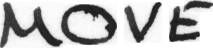
%> input picture AlphabetSegmentationTrials/a01-000u-00-01.png, 213 x 48 px
$ octave --eval "segment('a01-000u-00-01.png');"   (GNU Octave 9; MATLAB toolbox functions it lacks are replaced by stand-ins)
%> lines starting %> are read from the running program, lines starting %| are printed output that depends on the picture; in (x1, y1, x2, y2) boxes, pixels count from 0 and x2, y2 are one past the last pixel; in counts of white or black regions, pixels touching at a corner belong together; the program's own positions count from 1
function segment(img)
%> called with img = 'a01-000u-00-01.png'
    % referred to http://www.mathworks.com/matlabcentral/answers/
    i = imread(img);
%> i is the input picture: size 48x213 uint8; min 27, max 255, mean 187.6
    level = graythresh(i);
%> level = 0.588
    i = im2bw(i,level);
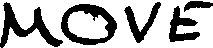
%> i: size 48x213 logical; 70.3% white; 5 black regions, box (x1, y1, x2, y2) and area: (61, 4, 117, 45) 929, (0, 2, 63, 48) 915, (169, 6, 200, 42) 520, (124, 2, 161, 43) 490, (184, 1, 213, 12) 180
    i=padarray(i,[0 10]);
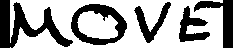
%> i: size 48x233 logical; 64.3% white; 5 black regions, box (x1, y1, x2, y2) and area: (0, 0, 73, 48) 1395, (71, 4, 127, 45) 929, (194, 0, 233, 48) 660, (179, 6, 210, 42) 520, (134, 2, 171, 43) 490
    verticalProjection = sum(i, 1);
%> verticalProjection = 233 values, max 48 at index 128, min 0 at index 1, mean 30.86
    set(gcf, 'Name', 'DEMO', 'NumberTitle', 'Off')
    figure;
    subplot(2, 2, 1);imshow(i);
    subplot(2,2,3);
    plot(verticalProjection, 'b-');
    grid on;
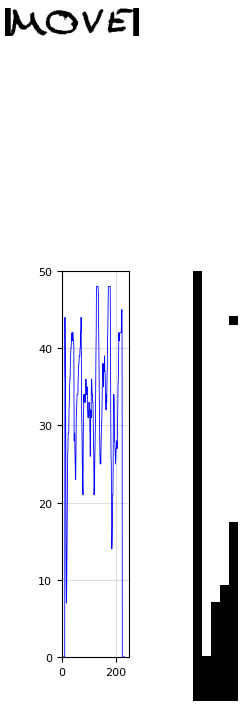
%> figure redrawn from the program's plot data, 3 panels
    t = verticalProjection;
%> t has the same summary as verticalProjection
    t(t<=19) = inf;
    mayukh = min(t);
%> mayukh = 21
    % 0 where there is background, 1 where there are letters
    letterLocations = verticalProjection > mayukh;
%> letterLocations = 233 logical values, 200 true
    % Find Rising and falling edges
    d = diff(letterLocations);
%> d = 232 values, max 1 at index 10, min -1 at index 14, mean 0
    startingColumns = find(d>0);
%> startingColumns = [10 19 78 119 189]
    endingColumns = find(d<0);
%> endingColumns = [14 77 118 183 223]
    % Extract each region
    y=1;
    for k = 1 : length(startingColumns)
        % Get sub image of just one character...
        subImage = i(:, startingColumns(k):endingColumns(k));
        [L,num] = bwlabel(subImage);
        for z= 1 : num
            bw= ismember( L, z);
            % Construct filename for this particular image.
            baseFileName = sprintf('curvedimage %d.png', y);
            y=y+1;
            % Prepend the folder to make the full file name.
            fullFileName = fullfile('C:\Users\Tejashree pc\Desktop\test_data', baseFileName);
            % Do the write to disk.
            imwrite(bw, fullFileName);
            subplot(2,2,4);
            pause(2);
            imshow(bw);
        end;
        y=y+1;
    end;
%> this loop made 5 passes
%> (num, y) on passes 1 to 5: (3, 5), (1, 7), (3, 11), (1, 13), (1, 15)
%> pass 2, in segment, `subImage = i(:, startingColumns(k):endingColumns(k));`:
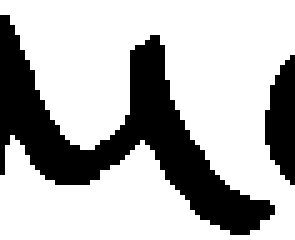
%> subImage: size 48x59 logical (shown 5 times larger); 70.8% white; 2 black regions, box (x1, y1, x2, y2) and area: (0, 3, 55, 47) 714, (53, 11, 59, 37) 112
%> pass 3, in segment, `subImage = i(:, startingColumns(k):endingColumns(k));`:
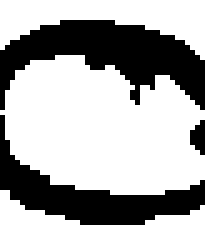
%> subImage: size 48x41 logical (shown 5 times larger); 66.9% white; 3 black regions (1 under 20 px), largest, box (x1, y1, x2, y2) and area: (0, 4, 41, 22) 367, (0, 23, 41, 45) 270
%> pass 3, in segment, `[L,num] = bwlabel(subImage);`:
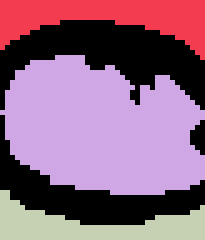
%> L: size 48x41 double (shown 5 times larger); 4 distinct labels, from 0 to 3; one colour per label, 0 black
%> `segment('a01-000u-00-01.png');`:
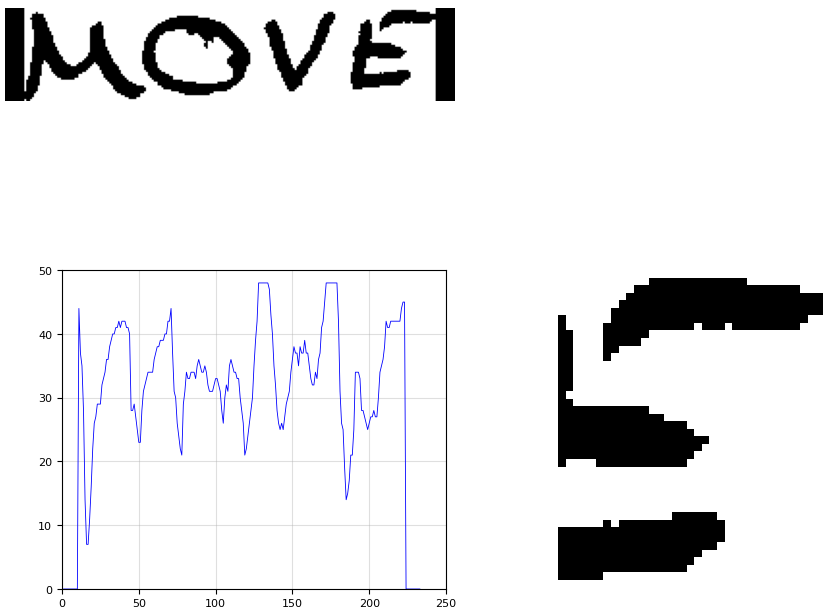
%> figure redrawn from the program's plot data, 3 panels
end
